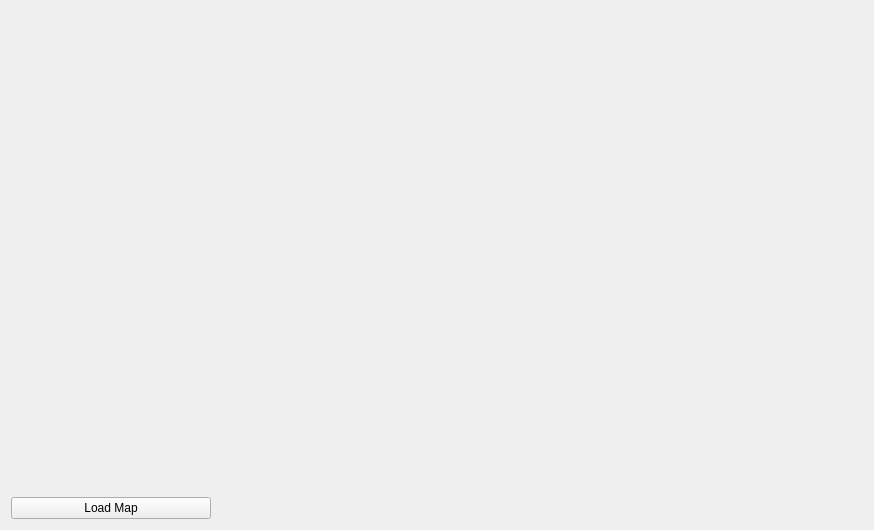
<?xml version="1.0" encoding="UTF-8"?>
<ui version="4.0">
 <class>DemoIconsReview</class>
 <widget class="QWidget" name="TestIconsReview">
  <property name="geometry">
   <rect>
    <x>0</x>
    <y>0</y>
    <width>874</width>
    <height>530</height>
   </rect>
  </property>
  <property name="windowTitle">
   <string>Form</string>
  </property>
  <layout class="QVBoxLayout" name="verticalLayout">
   <item>
    <widget class="PwGisWidget" name="pwgiswidget" native="true"/>
   </item>
   <item>
    <widget class="QPushButton" name="btnLoadMap">
     <property name="maximumSize">
      <size>
       <width>200</width>
       <height>16777215</height>
      </size>
     </property>
     <property name="text">
      <string>Load Map</string>
     </property>
    </widget>
   </item>
  </layout>
 </widget>
 <customwidgets>
  <customwidget>
   <class>PwGisWidget</class>
   <extends>QWidget</extends>
   <header location="global">PwGis/pwgiswidget.h</header>
   <container>1</container>
  </customwidget>
 </customwidgets>
 <resources/>
 <connections/>
</ui>
